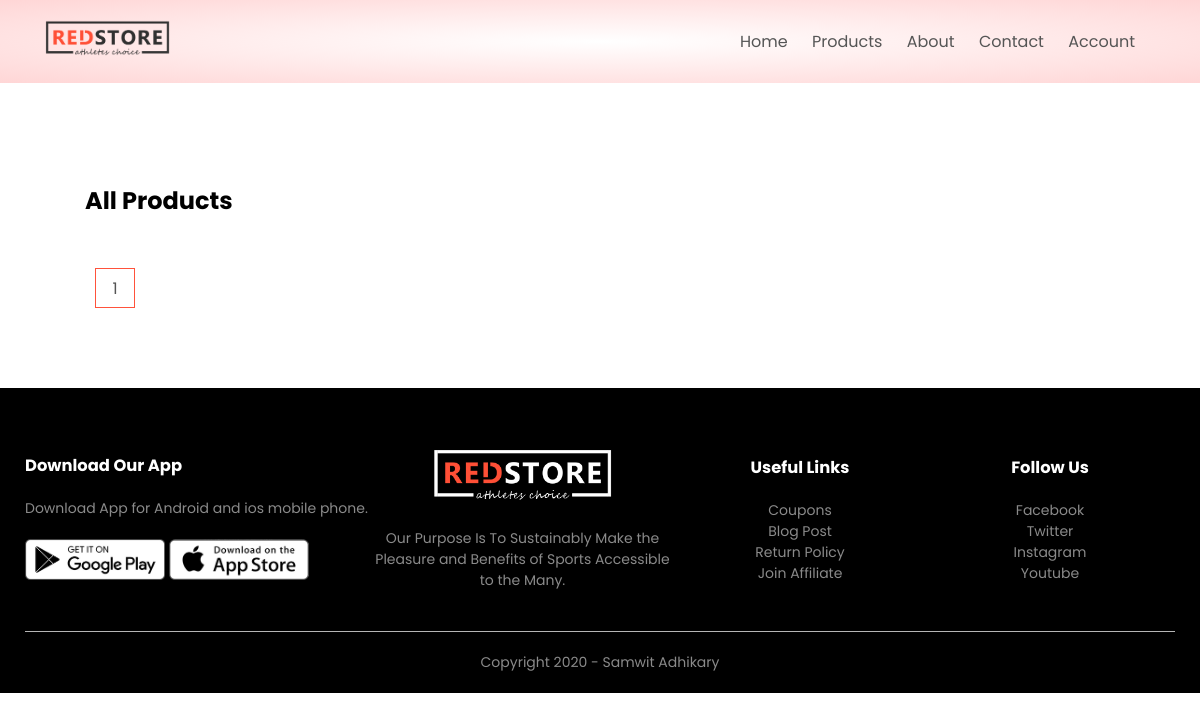
/product_list?page=2, run on an earlier commit of the app's database.
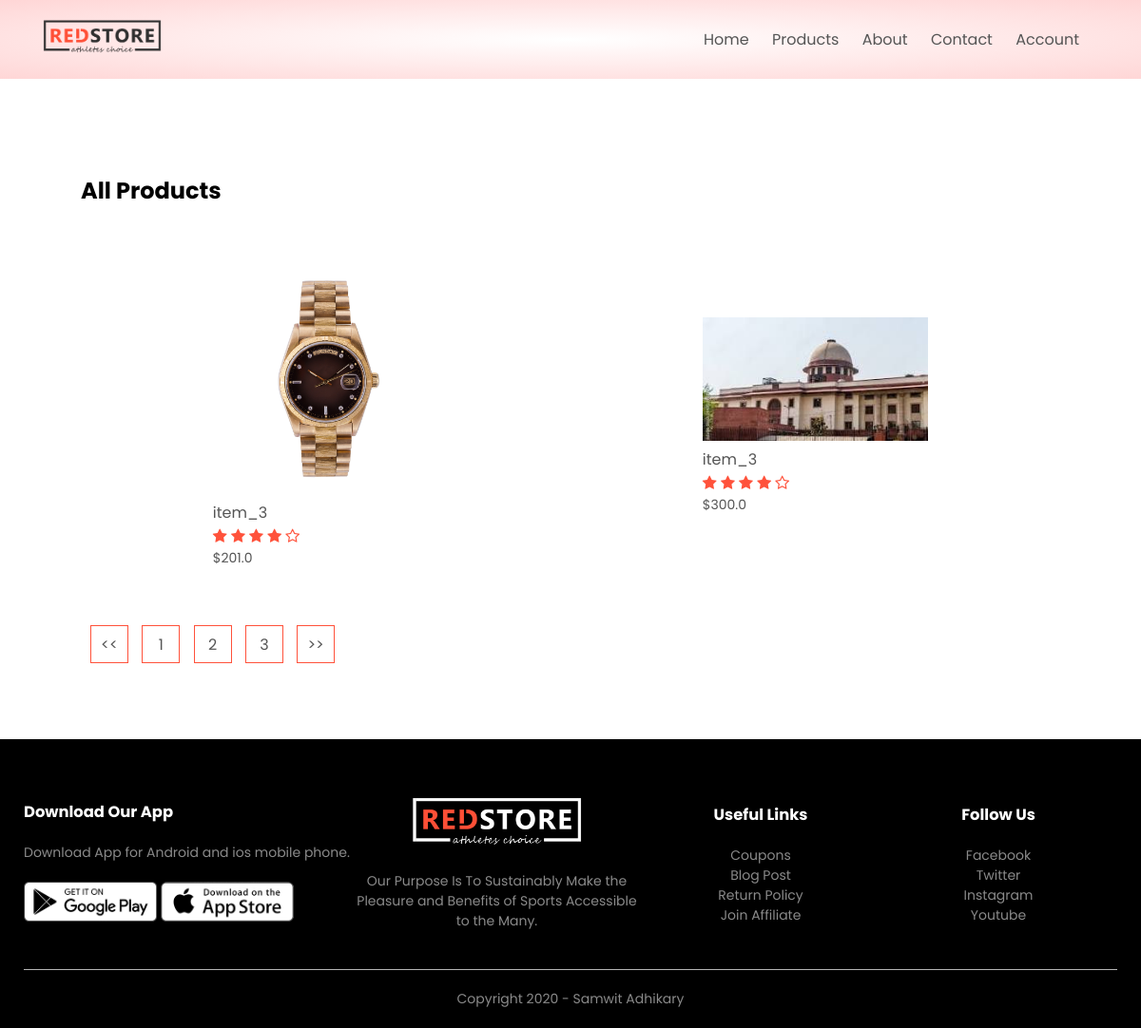
And on a later commit of the database.
### products/models.py (models this page shows, shortened)
class Product(models.Model):
    LIVE=1
    DELETE=0
    DELETE_CHOICES=((LIVE,'live'),(DELETE,'Delete'))
    title=models.CharField(max_length=300)
    price=models.FloatField()
    descripton=models.TextField()
    images=models.ImageField(upload_to='media/')
    priority=models.IntegerField(default=0)
    delete_status=models.IntegerField(choices=DELETE_CHOICES,default=LIVE)
    created_at=models.DateTimeField(auto_now_add=True)
    updated_at=models.DateTimeField(auto_now=True)

### products/views.py (the view)
# urls.py: path('product_list', views.list_products,name='list_products'),
def list_products(request):
    page=1
    if request.GET:
        page=request.GET.get('page',1)
    product_list=Product.objects.all()
    product_paginator=Paginator(product_list,2)
    product_list=product_paginator.get_page(page)
    context={'products':product_list}
    return render(request,'products.html',context)

### products/templatetags/chunks.py (called while the page is built)
@register.filter(name='chunks')
def chunks(list_data,chunk_size):
    chunk=[]
    i=0
    for data in list_data:
        chunk.append(data)
        i=i+1
        if i==chunk_size:
            yield chunk
            i=0
            chunk=[]
    if chunk:
        yield chunk

### templates/products.html
{% extends 'blank_layout.html' %}
{% block content %}
{% include 'product_list.html' %}
{% endblock content %}

### templates/blank_layout.html (shortened to what this page needs)
{% load static%}
<!DOCTYPE html>
<html lang="en">
<head>
    <link rel="stylesheet" href="{% static 'css/style.css' %}">
    <link rel="stylesheet" href="https://stackpath.bootstrapcdn.com/font-awesome/4.7.0/css/font-awesome.min.css">
</head>
<body>
    <div class="header">
        <div class="container">
            {% block menu %}
            {% include 'menu.html' %}
            {% endblock menu%}
        </div>
    </div>
   {% block content%}
    {% endblock content %}
    <div class="footer">
        <div class="container">
            <div class="row">
                <div class="footer-col-1">
                    <h3>Download Our App</h3>
                    <p>Download App for Android and ios mobile phone.</p>
                    <div class="app-logo">
                        <img src="{% static  'images/play-store.png' %}">
                        <img src="{% static  'images/app-store.png' %}">
                    </div>
                </div>
                <div class="footer-col-2">
                    <img src="{% static  'images/logo-white.png' %}">
                    <p>Our Purpose Is To Sustainably Make the Pleasure and Benefits of Sports Accessible to the Many.
                    </p>
                </div>
                <div class="footer-col-3">
                    <h3>Useful Links</h3>
                    <ul>
                        <li>Coupons</li>
                        <li>Blog Post</li>
                        <li>Return Policy</li>
                        <li>Join Affiliate</li>
                    </ul>
                </div>
                <div class="footer-col-4">
                    <h3>Follow Us</h3>
                    <ul>
                        <li>Facebook</li>
                        <li>Twitter</li>
                        <li>Instagram</li>
                        <li>Youtube</li>
                    </ul>
                </div>
            </div>
            <hr>
            <p class="copyright">Copyright 2020 - Samwit Adhikary</p>
        </div>
    </div>
</body>
</html>

### templates/menu.html (shortened to what this page needs)
{% load static %}
    <div class="navbar">
    <div class="logo">
        <a href="index.html"><img src="{% static  'images/logo.png' %}" alt="logo" width="125px"></a>
    </div>
    <nav>
        <ul id="MenuItems">
            <li><a href="{% url 'home_page' %}">Home</a></li>
            <li><a href="{% url 'list_products' %}">Products</a></li>
            <li><a href="">About</a></li>
            <li><a href="">Contact</a></li>
            {% if not user.is_authenticated %}
            <li><a href="{% url 'show_account' %}">Account</a></li>
            {% else %}
            <li><a href="{% url 'sign_out' %}">sign out</a></li>
            {% endif %}
        </ul>
    </nav>
</div>

### templates/product_list.html
{% load static %}
{% load chunks %}
<div class="small-container">
    <div class="row row-2">
        <h2>All Products</h2>
    </div>
    {% for product_chunks in products|chunks:4 %}
    <div class="row">
        {% for product in product_chunks %}
        <div class="col-4">
           <a href="{% url 'details_products' product.id %}"> <img src="{{ product.images.url }}" alt="Image" width="15%" height="20%"/></a>
            <h4>{{ product.title}}</h4>
            <div class="rating">
                <i class="fa fa-star"></i>
                <i class="fa fa-star"></i>
                <i class="fa fa-star"></i>
                <i class="fa fa-star"></i>
                <i class="fa fa-star-o"></i>
            </div>
            <p>${{ product.price }}</p>
        </div>
        {% endfor %}
    </div>
    {% endfor %}
    <div class="page-btn">
        {% if products.has_previous %}
        <a href="?page={{ products.previous_page_number }}"><span><<</span></a>
        {% endif %}
        {% for i in products.paginator.page_range %}
        <a href="?page={{i}}"><span>{{i}}</span></a>
        {% endfor %}
        {% if products.has_next %}
        <a href="?page={{ products.next_page_number }}"><span>>></span></a>
        {% endif %}
    </div>
</div>

### static/css/style.css (style rules this page uses)
* { margin: 0; padding: 0; box-sizing: border-box; }
body { font-family: 'Poppins', sans-serif; }
.navbar { display: flex; align-items: center; padding: 20px; }
nav { flex: 1; text-align: right; }
nav ul { display: inline-block; list-style-type: none; }
nav ul li { display: inline-block; margin-right: 20px; }
a { text-decoration: none; color: #555; }
p { color: #555; }
.container { max-width: 1300px; margin: auto; padding-left: 25px; padding-right: 25px; }
.row { display: flex; align-items: center; flex-wrap: wrap; justify-content: space-around; }
.header { background: radial-gradient(#fff,#ffd6d6); }
.small-container { max-width: 1080px; margin: auto; padding-left: 25px; padding-right: 25px; }
.col-4 { flex-basis: 25%; padding: 10px; min-width: 200px; margin-bottom: 50px; transition: transform 0.5s; }
.col-4 img { width: 100%; }
h4 { color: #555; font-weight: normal; }
.col-4 p { font-size: 14px; }
.rating .fa { color: #ff523b; }
.footer { background: black; color: #8a8a8a; font-size: 14px; padding: 60px 0 20px; }
.footer p { color: #8a8a8a; }
.footer h3 { color: #fff; margin-bottom: 20px; }
.footer-col-1, .footer-col-2, .footer-col-3, .footer-col-4 { min-width: 250px; margin-bottom: 20px; }
.footer-col-1 { flex-basis: 30%; }
.footer-col-2 { flex: 1; text-align: center; }
.footer-col-2 img { width: 180px; margin-bottom: 20px; }
.footer-col-3, .footer-col-4 { flex-basis: 12%; text-align: center; }
ul { list-style-type: none; }
.app-logo { margin-top: 20px; }
.app-logo img { width: 140px; }
.footer hr { border: none; background: #b5b5b5; height: 1px; margin: 20px 0; }
.copyright { text-align: center; }
.row-2 { justify-content: space-between; margin: 100px auto 50px; }
.page-btn { margin: 0 auto 80px; }
.page-btn span { display: inline-block; border: 1px solid #ff523b; margin-left: 10px; width: 40px; height: 40px; text-align: center; line-height: 40px; cursor: pointer; }

What changed in the data, as far as the page shows it:
added Product: images (picture), title "item_3", price "201.0"
added Product: images (picture), title "item_3", price "300.0"
Also different on the page:
new list line: "2"
new list line: "3"
